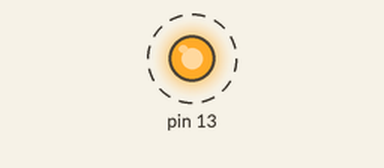
Recording of a sketch running on a simulated Arduino Uno, built with avr-gcc and run on an emulated ATmega328P. Parts: output pins drawn as LEDs (lit = HIGH). Dashed ring = blinking. What the sketch prints to the serial monitor is not drawn.

Above: at 0.05 s.
Timing chart, 0 to 3.0 s (numbered marks = the images above):
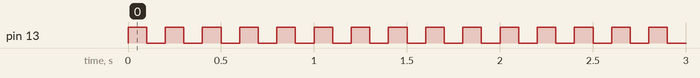

Measured:
- by itself, pin 13: alternates HIGH for 0.10 s and LOW for 0.10 s

The sketch:

cbi.ino
```cpp
void setup() {
  Serial.begin(9600);
  asm("sbi 0x04, 5"); // seting PIN for output
  asm("rjmp START");
}

void loop() {
  static int count=0;
  asm("sbi 0x05, 5");  // set bit immediately
  delay(100);
  asm("cbi 0x05, 5");  // clear bit immediatedly
  delay(100);
  asm("rjmp SKIP");
  asm("START:");
  asm("sbi 0x05, 5");
  Serial.println("The LED on pin 13 should be on");
  asm("SKIP:");
  // skip START
  if (count>80) {
    count = 0;
    Serial.println(".");
  }
  Serial.print(".");
  count++;
}
```
